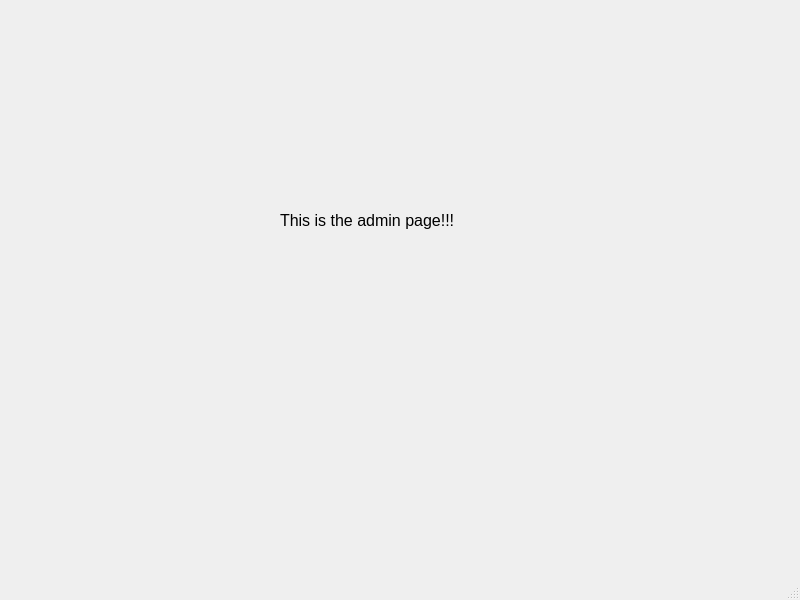
<?xml version="1.0" encoding="UTF-8"?>
<ui version="4.0">
 <class>MainWindow</class>
 <widget class="QMainWindow" name="MainWindow">
  <property name="geometry">
   <rect>
    <x>0</x>
    <y>0</y>
    <width>800</width>
    <height>600</height>
   </rect>
  </property>
  <property name="windowTitle">
   <string>MainWindow</string>
  </property>
  <widget class="QWidget" name="centralwidget">
   <widget class="QLabel" name="label">
    <property name="geometry">
     <rect>
      <x>280</x>
      <y>150</y>
      <width>231</width>
      <height>141</height>
     </rect>
    </property>
    <property name="font">
     <font>
      <pointsize>12</pointsize>
     </font>
    </property>
    <property name="text">
     <string>This is the admin page!!!</string>
    </property>
   </widget>
  </widget>
  <widget class="QMenuBar" name="menubar">
   <property name="geometry">
    <rect>
     <x>0</x>
     <y>0</y>
     <width>800</width>
     <height>26</height>
    </rect>
   </property>
  </widget>
  <widget class="QStatusBar" name="statusbar"/>
 </widget>
 <resources/>
 <connections/>
</ui>
